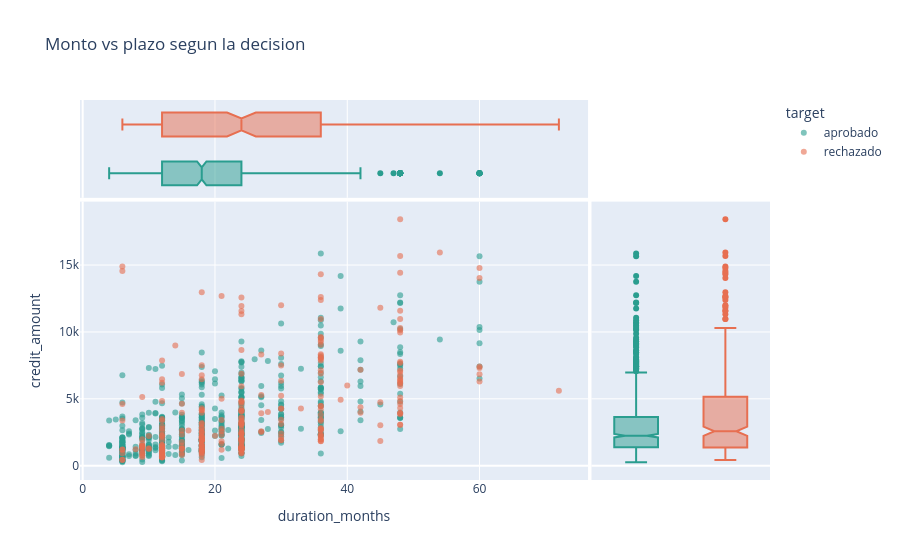

This figure's notebook cell:
### Markdown cell above
### Vista multivariada

Monto vs plazo por decision: los rechazados tienden a la esquina de plazos largos y montos altos, sin ser una regla dura.

### Code cell
fig = px.scatter(df_dec, x="duration_months", y="credit_amount", color="target",
                 opacity=0.6, marginal_x="box", marginal_y="box",
                 color_discrete_map={"aprobado": "#2a9d8f", "rechazado": "#e76f51"},
                 title="Monto vs plazo segun la decision")
fig.update_traces(marker_size=6)
fig

### Figure 1 — Plotly figure (JSON) as saved in the notebook; plotly's stock layout.template omitted (floating-point values rounded to 4 significant figures; data arrays with more than 128 entries replaced by an {"elided": "..."} marker saying what was removed)
{"data": [{"hovertemplate": "target=aprobado<br>duration_months=%{x}<br>credit_amount=%{y}<extra></extra>", "legendgroup": "aprobado", "marker": {"color": "#2a9d8f", "opacity": 0.6, "size": 6, "symbol": "circle"}, "mode": "markers", "name": "aprobado", "orientation": "v", "showlegend": true, "type": "scatter", "x": {"elided": "700 int values"}, "xaxis": "x", "y": {"elided": "700 int values"}, "yaxis": "y"}, {"alignmentgroup": "True", "hovertemplate": "target=aprobado<br>duration_months=%{x}<extra></extra>", "legendgroup": "aprobado", "marker": {"color": "#2a9d8f", "size": 6, "symbol": "circle"}, "name": "aprobado", "notched": true, "offsetgroup": "aprobado", "showlegend": false, "type": "box", "x": {"elided": "700 int values"}, "xaxis": "x3", "yaxis": "y3"}, {"alignmentgroup": "True", "hovertemplate": "target=aprobado<br>credit_amount=%{y}<extra></extra>", "legendgroup": "aprobado", "marker": {"color": "#2a9d8f", "size": 6, "symbol": "circle"}, "name": "aprobado", "notched": true, "offsetgroup": "aprobado", "showlegend": false, "type": "box", "xaxis": "x2", "y": {"elided": "700 int values"}, "yaxis": "y2"}, {"hovertemplate": "target=rechazado<br>duration_months=%{x}<br>credit_amount=%{y}<extra></extra>", "legendgroup": "rechazado", "marker": {"color": "#e76f51", "opacity": 0.6, "size": 6, "symbol": "circle"}, "mode": "markers", "name": "rechazado", "orientation": "v", "showlegend": true, "type": "scatter", "x": {"elided": "300 int values"}, "xaxis": "x", "y": {"elided": "300 int values"}, "yaxis": "y"}, {"alignmentgroup": "True", "hovertemplate": "target=rechazado<br>duration_months=%{x}<extra></extra>", "legendgroup": "rechazado", "marker": {"color": "#e76f51", "size": 6, "symbol": "circle"}, "name": "rechazado", "notched": true, "offsetgroup": "rechazado", "showlegend": false, "type": "box", "x": {"elided": "300 int values"}, "xaxis": "x3", "yaxis": "y3"}, {"alignmentgroup": "True", "hovertemplate": "target=rechazado<br>credit_amount=%{y}<extra></extra>", "legendgroup": "rechazado", "marker": {"color": "#e76f51", "size": 6, "symbol": "circle"}, "name": "rechazado", "notched": true, "offsetgroup": "rechazado", "showlegend": false, "type": "box", "xaxis": "x2", "y": {"elided": "300 int values"}, "yaxis": "y2"}], "layout": {"legend": {"title": {"text": "target"}, "tracegroupgap": 0}, "title": {"text": "Monto vs plazo segun la decision"}, "xaxis": {"anchor": "y", "domain": [0.0, 0.7363], "title": {"text": "duration_months"}}, "xaxis2": {"anchor": "y2", "domain": [0.7413, 1.0], "matches": "x2", "showgrid": false, "showline": false, "showticklabels": false, "ticks": ""}, "xaxis3": {"anchor": "y3", "domain": [0.0, 0.7363], "matches": "x", "showgrid": true, "showticklabels": false}, "xaxis4": {"anchor": "y4", "domain": [0.7413, 1.0], "matches": "x2", "showgrid": false, "showline": false, "showticklabels": false, "ticks": ""}, "yaxis": {"anchor": "x", "domain": [0.0, 0.7326], "title": {"text": "credit_amount"}}, "yaxis2": {"anchor": "x2", "domain": [0.0, 0.7326], "matches": "y", "showgrid": true, "showticklabels": false}, "yaxis3": {"anchor": "x3", "domain": [0.7426, 1.0], "matches": "y3", "showgrid": false, "showline": false, "showticklabels": false, "ticks": ""}, "yaxis4": {"anchor": "x4", "domain": [0.7426, 1.0], "matches": "y3", "showgrid": true, "showline": false, "showticklabels": false, "ticks": ""}}}
